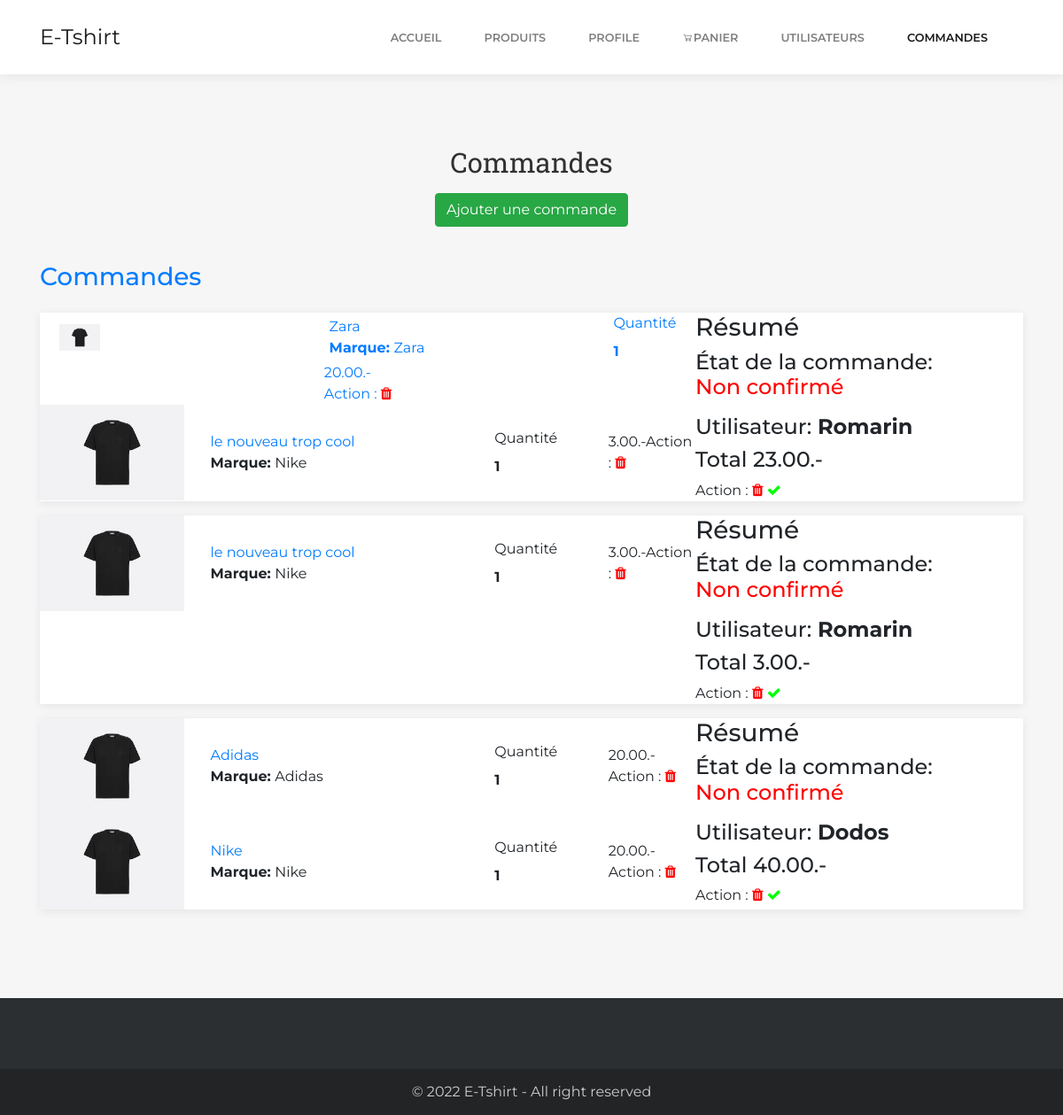
The app's page /vue/commandes.php (signed in) with its own data.
### tables this page shows
CREATE TABLE `order_tshirts` (
  `id_order_tshirts` int(11) NOT NULL AUTO_INCREMENT,
  `id_order` int(11) NOT NULL,
  `id_tshirt` int(11) DEFAULT NULL,
  `quantity` int(11) DEFAULT NULL,
  `unit_price` decimal(10,2) DEFAULT NULL,
  PRIMARY KEY (`id_order_tshirts`),
  KEY `id_shirt` (`id_tshirt`),
  KEY `id_order` (`id_order`),
  CONSTRAINT `order_tshirts_ibfk_2` FOREIGN KEY (`id_tshirt`) REFERENCES `tshirts` (`id_tshirt`),
  CONSTRAINT `order_tshirts_ibfk_3` FOREIGN KEY (`id_order`) REFERENCES `orders` (`id_order`)
);

CREATE TABLE `models` (
  `id_model` int(11) NOT NULL AUTO_INCREMENT,
  `name` varchar(100) DEFAULT NULL,
  `id_brand` int(11) DEFAULT NULL,
  PRIMARY KEY (`id_model`),
  KEY `id_brand` (`id_brand`),
  CONSTRAINT `models_ibfk_1` FOREIGN KEY (`id_brand`) REFERENCES `brands` (`id_brand`)
);

CREATE TABLE `brands` (
  `id_brand` int(11) NOT NULL AUTO_INCREMENT,
  `name` varchar(100) DEFAULT NULL,
  PRIMARY KEY (`id_brand`)
);

CREATE TABLE `orders` (
  `id_order` int(11) NOT NULL AUTO_INCREMENT,
  `is_confirmed` tinyint(4) DEFAULT 0,
  `total_price` decimal(10,2) DEFAULT NULL,
  `order_date` date DEFAULT NULL,
  `id_user` int(11) DEFAULT NULL,
  PRIMARY KEY (`id_order`),
  KEY `id_user` (`id_user`),
  CONSTRAINT `orders_ibfk_1` FOREIGN KEY (`id_user`) REFERENCES `users` (`id_user`)
);

CREATE TABLE `users` (
  `id_user` int(11) NOT NULL AUTO_INCREMENT,
  `username` varchar(50) DEFAULT NULL,
  `email` varchar(100) DEFAULT NULL,
  `password` varchar(255) DEFAULT NULL,
  `actif` int(1) NOT NULL DEFAULT 1,
  `admin` int(1) NOT NULL DEFAULT 0,
  PRIMARY KEY (`id_user`),
  UNIQUE KEY `idx_email` (`email`),
  KEY `idx_password` (`password`)
);

### model/functions/database.php (called while the page is built)
<?php
    function connect()
    {
        static $myDb = null;
        $dbName = "db_tshirts";
        $dbUser = "user";
        $dbPass = "password";
        $host = "localhost";
        if ($myDb === null) {
            try {
                $myDb = new PDO(
                    "mysql:host=$host;dbname=$dbName;charset=utf8",
                    $dbUser,
                    $dbPass,
                    array(
                        PDO::ATTR_ERRMODE => PDO::ERRMODE_EXCEPTION,
                        PDO::ATTR_EMULATE_PREPARES => false, PDO::ATTR_PERSISTENT => true
                    )
                );
            } catch (Exception $e) {
                die("Impossible de se connecter à la base " . $e->getMessage());
            }
        }
        return $myDb;
    }
?>

### model/functions/produits_functions.php (called while the page is built, shortened)
<?php
    include_once("database.php");
        function getAllTshirtsById($id){
        $sql = "SELECT * FROM tshirts WHERE id_tshirt = :id";
        $query = connect()->prepare($sql);
        $query->execute([
            ':id' => $id,
        ]);
        return $query->fetchAll(PDO::FETCH_ASSOC);
    }
    function getAllModelsById($id){
        $sql = "SELECT * FROM models WHERE id_model = :id";
        $query = connect()->prepare($sql);
        $query->execute([
            ':id' => $id,
        ]);
        return $query->fetchAll(PDO::FETCH_ASSOC);
    }
       function getAllBrandsById($id){
        $sql = "SELECT * FROM brands WHERE id_brand = :id";
        $query = connect()->prepare($sql);
        $query->execute([
            ':id' => $id,
        ]);
        return $query->fetchAll(PDO::FETCH_ASSOC);
    }
    function getAllOrderItemsdByOrderId($orderid){
        $sql = "SELECT * FROM order_tshirts WHERE id_order = :orderId";
        $query = connect()->prepare($sql);
        $query->execute([
            ':orderId' => $orderid,
        ]);
        return $query->fetchAll(PDO::FETCH_ASSOC);
    }
      function getAllOrders(){
        $sql = "SELECT * FROM orders";
        $query = connect()->prepare($sql);
        $query->execute([
        ]);
        return $query->fetchAll(PDO::FETCH_ASSOC);
    }
    ?>

### model/functions/utilisateurs_functions.php (called while the page is built, shortened)
<?php
    include_once("database.php");
    function getAllUsersById($id){
        $sql = "SELECT * FROM users WHERE id_user = :id";
        $query = connect()->prepare($sql);
        $query->execute([
            ':id' => $id,
        ]);
        return $query->fetchAll(PDO::FETCH_ASSOC);
    }
?>

### vue/commandes.php (the view, shortened to what this page needs)
<?php
include("../model/functions/utilisateurs_functions.php");
include("../model/functions/produits_functions.php");
$order = getAllOrders();
?>
<!DOCTYPE html>
<html>
<head>
    <link rel="stylesheet" href="../model/assets/bootstrap/css/bootstrap.min.css">
    <link rel="stylesheet" href="../model/assets/fonts/font-awesome.min.css">
    <link rel="stylesheet" href="../model/assets/fonts/line-awesome.min.css">
    <link rel="stylesheet" href="../model/assets/fonts/simple-line-icons.min.css">
    <link rel="stylesheet" href="https://cdnjs.cloudflare.com/ajax/libs/baguettebox.js/1.10.0/baguetteBox.min.css">
    <link rel="stylesheet" href="../model/assets/css/smoothproducts.css">
</head>
<body>
<nav class="navbar navbar-light navbar-expand-lg fixed-top bg-white clean-navbar">
            <div class="container"><a class="navbar-brand logo" href="accueil.php">E-Tshirt</a>
                <div class="collapse navbar-collapse" id="navcol-1">
                    <ul class="navbar-nav ml-auto">
                        <li class="nav-item"><a class="nav-link" href="accueil.php">accueil</a></li>
                        <li class="nav-item"><a class="nav-link" href="produits.php">produits</a></li>
                        <?php if (!isset($_SESSION["role"])) {
                            echo '<li class="nav-item"><a class="nav-link" href="connexion.php">Connexion</a></li>
                        <li class="nav-item"><a class="nav-link" href="inscription.php">Inscription</a></li>';
                        } else {
                            echo '<li class="nav-item"><a class="nav-link" href="profile.php">Profile</a></li>';
                        }
                        ?>
                        <li class="nav-item"><a class="nav-link" href="panier.php"><i class="la la-shopping-cart"></i>Panier</a></li>
                        <?php
                        if (isset($_SESSION["role"])) {
                            if($_SESSION["role"]== "admin"){
                            echo '<li class="nav-item"><a class="nav-link" href="utilisateurs.php">Utilisateurs</a></li>
                        <li class="nav-item"><a class="nav-link active" href="commandes.php">Commandes</a></li>';
                            }
                        }
                        ?>
                    </ul>
                </div>
            </div>
        </nav>
    <main class="page contact-us-page">
        <section class="clean-block clean-form dark">
            <div class="container">
                <div class="block-heading">
                    <p style="font-family: 'Roboto Slab', serif;font-size: 31px;color: rgb(0,0,0);text-align: center;margin-bottom: 11px;">Commandes</p><a href="produits.php"><button class="btn btn-success" type="button">Ajouter une commande</button>
                </div>
                    <div class="products">
                        <h3 class="title">Commandes</h3>
                        <?php
                        if($order!=null){
                            foreach($order as $item){
                                echo '<div class="row">
                                <div class="col">
                                    <p></p>
                                </div>
                            </div>
                            <div class="content">
                                <div class="row no-gutters">
                                    <div class="col-md-12 col-lg-8">';
                                $tshirt = getAllOrderItemsdByOrderId($item["id_order"]);
                                foreach($tshirt as $tshirtItem){
                                    $thistshirt = getAlltshirtsById($tshirtItem["id_tshirt"]);
                                    $model = getAllModelsById($thistshirt[0]["id_model"]);
                                    $marque = getAllBrandsById($model[0]["id_brand"]);
                                    $newPrice = ($item["total_price"])-($tshirtItem["quantity"]*$tshirtItem["unit_price"]);
                                    echo '<div class="items">
                                    <div class="product">
                                        <div class="row justify-content-center align-items-center">
                                            <div class="col-md-3">
                                                <div class="product-image"><img class="img-fluid d-block mx-auto image" src="../model/assets/img/my-images/product/tshirt.jpg"></div>
                                            </div>
                                            <div class="col-md-5 product-info"><a class="product-name" href="page_detail_produit.php?id=' . $thistshirt[0]["id_tshirt"] . '">'.$model[0]["name"].'</a>
                                                <div class="product-specs">
                                                    <div><span><b>Marque: </b></span><span class="value">'.$marque[0]["name"].'</span></div>
                                                </div>
                                            </div>
                                            <div class="col-6 col-md-2 quantity"><label class="d-none d-md-block" for="quantity">Quantité</label><b>'.$tshirtItem["quantity"].'</b></div>
                                            <div class="col-6 col-md-2 price"><span>'.$tshirtItem["unit_price"].'.-</span>Action : <a href="commandes.php?idItem='.$tshirtItem["id_tshirt"].'&idOrder='.$item["id_order"].'&delItem=1&newPrice='.$newPrice.'"><i class="fa fa-trash" style="color: red;"></i></a></div>
                                        </div>
                                    </div>
                                </div>';
                                }
                                if($item["is_confirmed"]==0){
                                    $messageEtat = "<p style='color:red'>Non confirmé</p>";
                                    $logoEtat = '<a href="commandes.php?idOrder='.$item["id_order"].'&confirm=1"><i class="fa fa-check" style="color: lime;"></i></a>';
                                }
                                else{
                                    $messageEtat = "<p style='color:lime'>Confirmé</p>";
                                    $logoEtat = '<a href="commandes.php?idOrder='.$item["id_order"].'&unconfirm=1"><i class="fa fa-remove" style="color: red;"></i></a>';
                                }
                                $user = getAllUsersById($item["id_user"]);
                                echo '</div>
                                <div class="col-md-12 col-lg-4">
                                    <div class="summary">
                                        <h3>Résumé</h3>
                                        <h4><span class="text">État de la commande: </span><span class="price">'.$messageEtat.'</span></h4>
                                        <h4><span class="text">Utilisateur:</span><span class="price"><b> '.$user[0]["username"].'</b></span></h4>
                                        <h4><span class="text">Total&nbsp;</span><span class="price">'.$item["total_price"].'.-</span></h4>
                                        Action : <a href="commandes.php?idOrder='.$item["id_order"].'&delOrder=1"><i class="fa fa-trash" style="color: red;"></i></a>   '.$logoEtat.'
                                    </div>
                                </div>
                            </div>
                        </div>';
                            }
                        }
                        else{
                            echo "<h2>Vous n'avez pas encore passé de commande.";
                        }
                    ?>
            </div>
        </section>
    </main>
    <footer class="page-footer dark">
        <div class="footer-copyright">
            <p>© 2022 E-Tshirt - All right reserved</p>
        </div>
    </footer>
</body>
</html>

### model/assets/css/smoothproducts.css (style rules this page uses)
html, body { height: 100%; width: 100%; }

### records on screen
orders: is_confirmed "Non confirmé", id_user.username "Romarin", total_price "23.00"
order_tshirts: models.name "Zara", brands.name "Zara", quantity "1", unit_price "20.00"
order_tshirts: models.name "le nouveau trop cool", brands.name "Nike", quantity "1", unit_price "3.00"
orders: is_confirmed "Non confirmé", id_user.username "Romarin", total_price "3.00"
order_tshirts: models.name "le nouveau trop cool", brands.name "Nike", quantity "1", unit_price "3.00"
orders: is_confirmed "Non confirmé", id_user.username "Dodos", total_price "40.00"
order_tshirts: models.name "Adidas", brands.name "Adidas", quantity "1", unit_price "20.00"
order_tshirts: models.name "Nike", brands.name "Nike", quantity "1", unit_price "20.00"
